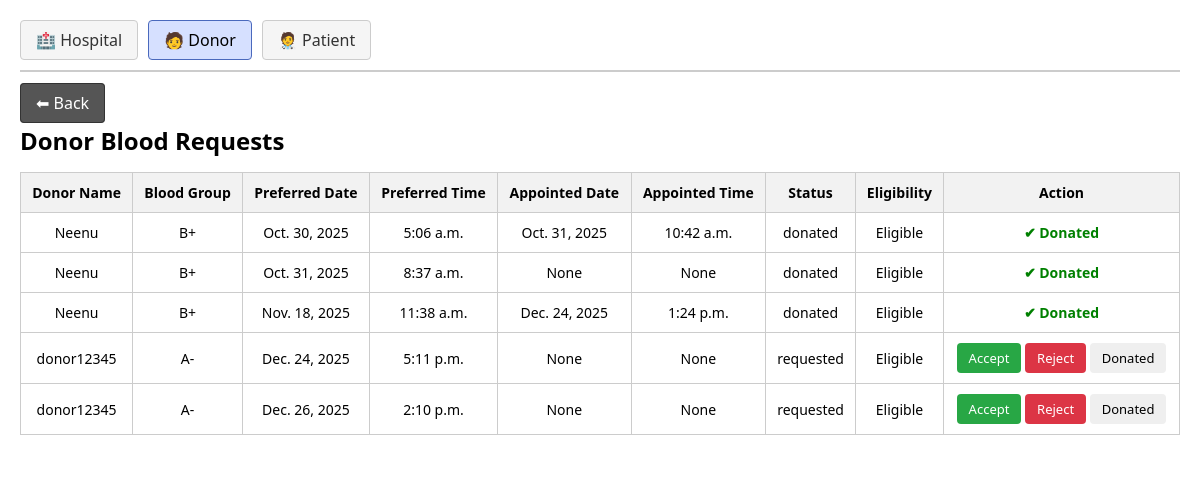
Page /manage_donors/ on the committed database.
### Blood_Bank/models.py (models this page shows, shortened)
class Donation_Request(models.Model):
    donor = models.ForeignKey(Donor,on_delete=models.CASCADE)
    preferred_date = models.DateField(null=True,blank=True)
    preferred_time = models.TimeField(null=True,blank=True)
    appointment_date = models.DateField(null=True, blank=True)
    appointment_time = models.TimeField(null=True, blank=True)
    STATUS_CHOICES = (
        ('requested', 'Requested'),
        ('approved', 'Approved'),
        ('rejected', 'Rejected'),
        ('donated','Donated')
    )
    status = models.CharField(max_length=10, choices=STATUS_CHOICES, default='requested')

class Donor(models.Model):
    profile = models.OneToOneField(Profile, on_delete=models.CASCADE)
    blood_group = models.CharField(max_length=20,null=True,blank=True)
    fullname = models.CharField(max_length=40,null=True,blank=True)
    age = models.PositiveIntegerField(null=True,blank=True)
    phonenumber = models.CharField(max_length=20,null=True,blank=True)
    address = models.CharField(max_length=50,null=True,blank=True)
    weight = models.PositiveIntegerField(null=True,blank=True)
    health = models.CharField(max_length=100,null=True,blank=True)
    medications = models.CharField(max_length=10, null=True, blank=True)
    tattoo = models.CharField(max_length=10, null=True, blank=True)
    pregnancy = models.CharField(max_length=10, null=True, blank=True)
    lastDonation = models.DateField(null=True, blank=True)
    is_first_time = models.BooleanField(default=False)

### Blood_Bank/views.py (the view)
# urls.py: path('manage_donors/',views.manage_donors,name='manage_donors'),
def manage_donors(request):
    donation_request = Donation_Request.objects.select_related('donor').all()
    for req in donation_request:
        donor = req.donor
        age = donor.age or 0
        weight = donor.weight or 0
        if donor.lastDonation:
            days_difference = (date.today() - donor.lastDonation).days
        else:
            days_difference = 9999  # default large number if never donated
        if (
            age < 18 or age > 60 or weight < 50
            or donor.health == "yes" or donor.medications == "yes"
            or donor.tattoo == "yes" or donor.pregnancy == "yes"
            or days_difference < 35
        ):
            req.eligibility = 'Not Eligible'
        else:
            req.eligibility = 'Eligible'
    return render(request, 'admin_dashboard/manage_donors.html', {'donation_request': donation_request})

### Blood_Bank/templates/admin_dashboard/manage_donors.html (shortened to what this page needs)
{% load static %}
<!DOCTYPE html>
<html lang="en">
<head>
    <link rel="stylesheet" href="{% static 'css/admin_dashboard/manage_donors.css' %}">
</head>
<body>
    <div class="page-container">
        <nav class="top-menu">
            <a href="{% url 'manage_hospitals' %}">🏥 Hospital</a>
            <a href="{% url 'manage_donors' %}" class="active">🧑 Donor</a>
            <a href="{% url 'manage_patients' %}">🧑‍⚕ Patient</a>
        </nav>
        <div class="back-section">
            <a href="{% url 'admindashboard' %}" class="back-btn">⬅ Back</a>
        </div>
        <main class="table-container">
            <h2>Donor Blood Requests</h2>
            <table>
                <thead>
                    <tr>
                        <th>Donor Name</th>
                        <th>Blood Group</th>
                        <th>Preferred Date</th>
                        <th>Preferred Time</th>
                        <th>Appointed Date</th>
                        <th>Appointed Time</th>
                        <th>Status</th>
                        <th>Eligibility</th>
                        <th>Action</th>
                    </tr>
                </thead>
                <tbody>
                    {% for r in donation_request %}
                        <tr>
                            <td>{{ r.donor.fullname }}</td>
                            <td>{{ r.donor.blood_group }}</td>
                            <td>{{ r.preferred_date }}</td>
                            <td>{{ r.preferred_time }}</td>
                            <td>{{ r.appointment_date }}</td>
                            <td>{{ r.appointment_time }}</td>
                            <td>{{ r.status }}</td>
                            <td>{{ r.eligibility }}</td>
                            <td>
                                {% if r.status == 'donated' %}
                                    <span class="status-donated show">✔ Donated</span>
                                {% elif r.status == 'approved' %}
                                    <button class="btn donated" type="button"
                                        data-url="{% url 'manage_donors_update' r.id %}"
                                        onclick="handleDonated(this)">Donated</button>
                                {% else %}
                                    <button class="btn approve" type="button"
                                        data-url="{% url 'accept_donor' r.id %}"
                                        onclick="handleAccept(this)">Accept</button>
                                    <button class="btn reject" type="button"
                                        data-url="{% url 'manage_donors_delete' r.id %}"
                                        onclick="handleReject(this)">Reject</button>
                                    <button class="btn donated" type="button"
                                        data-url="{% url 'manage_donors_update' r.id %}"
                                        onclick="handleDonated(this)">Donated</button>
                                {% endif %}
                            </td>
                        </tr>
                    {% empty %}
                        <tr>
                            <td colspan="9">No donor requests available</td>
                        </tr>
                    {% endfor %}
                </tbody>
            </table>
        </main>
    </div>
</body>
</html>

### Blood_Bank/static/css/admin_dashboard/manage_donors.css (style rules this page uses)
* { margin: 0; padding: 0; box-sizing: border-box; font-family: "Segoe UI", Arial, sans-serif; }
.page-container { width: 100%; padding: 20px; background-color: white; }
.top-menu { display: flex; gap: 10px; padding-bottom: 10px; border-bottom: 2px solid #ccc; margin-bottom: 20px; }
.top-menu a { text-decoration: none; padding: 8px 15px; background-color: #f5f5f5; border: 1px solid #ccc; color: #333; border-radius: 4px; }
.top-menu a.active { background-color: #d6e0ff; border-color: #4a69bd; color: black; }
.back-section { margin: 10px 0; }
.back-btn { text-decoration: none; padding: 8px 15px; background-color: #555; color: white; border-radius: 4px; border: 1px solid #333; }
.table-container h2 { margin-bottom: 15px; }
table { width: 100%; border-collapse: collapse; }
table, th, td { border: 1px solid #ccc; }
th, td { padding: 10px; text-align: center; font-size: 14px; }
th { background-color: #f2f2f2; }
.btn { padding: 6px 12px; border: none; border-radius: 4px; color: white; font-size: 13px; }
.donated { color: black; }
.approve { background-color: #28a745; }
.reject { background-color: #dc3545; }
.reject { transition: opacity 0.6s ease; }

### Blood_Bank/templates/admin_dashboard/manage_donors.html (style rules this page uses)
.status-donated { color: green; font-weight: bold; }

### rows in the picture
Donation_Request: donor.fullname "Neenu", donor.blood_group "B+", preferred_date "Oct. 30, 2025", preferred_time "5:06 a.m.", appointment_date "Oct. 31, 2025", appointment_time "10:42 a.m.", status "donated", eligibility "Eligible", shows "✔ Donated"
Donation_Request: donor.fullname "Neenu", donor.blood_group "B+", preferred_date "Oct. 31, 2025", preferred_time "8:37 a.m.", appointment_date "None", appointment_time "None", status "donated", eligibility "Eligible", shows "✔ Donated"
Donation_Request: donor.fullname "Neenu", donor.blood_group "B+", preferred_date "Nov. 18, 2025", preferred_time "11:38 a.m.", appointment_date "Dec. 24, 2025", appointment_time "1:24 p.m.", status "donated", eligibility "Eligible", shows "✔ Donated"
Donation_Request: donor.fullname "donor12345", donor.blood_group "A-", preferred_date "Dec. 24, 2025", preferred_time "5:11 p.m.", appointment_date "None", appointment_time "None", status "requested", eligibility "Eligible", shows "Accept"
Donation_Request: donor.fullname "donor12345", donor.blood_group "A-", preferred_date "Dec. 26, 2025", preferred_time "2:10 p.m.", appointment_date "None", appointment_time "None", status "requested", eligibility "Eligible", shows "Accept"
